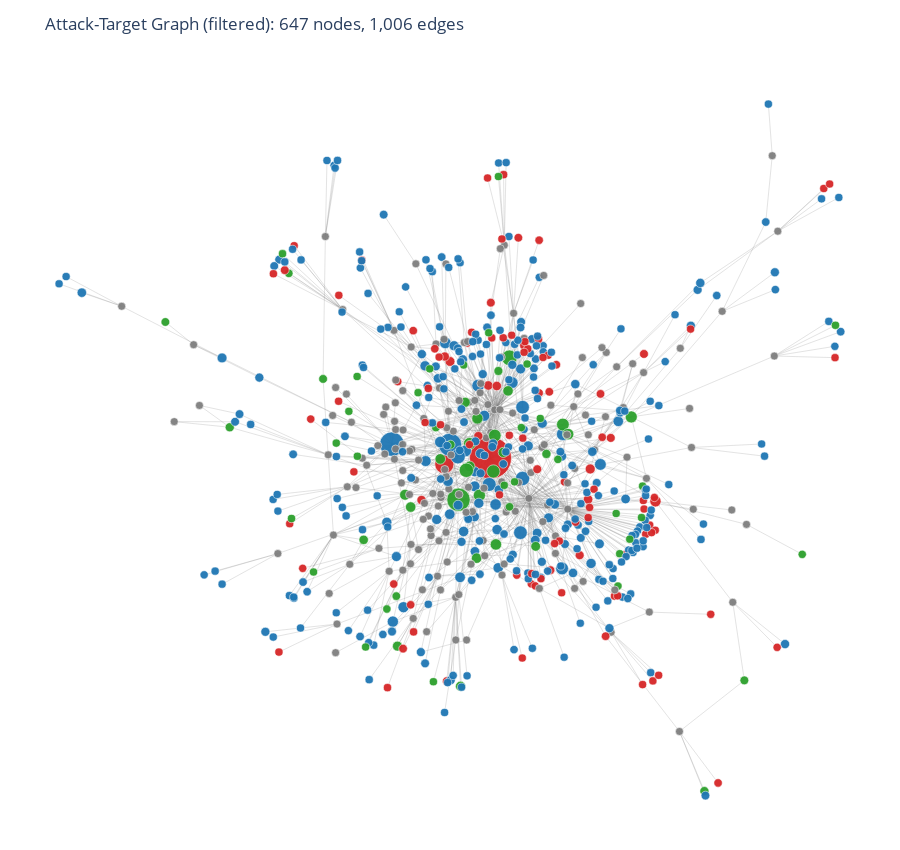

Notebook code cell kept with this figure:
### Code cell
if G.number_of_nodes() == 0:
    raise ValueError('Graph is empty after filtering. Lower MIN_EDGE_MENTION_COUNT or increase TOP_N_EDGES.')

# Spring layout
pos = nx.spring_layout(G, k=LAYOUT_K, seed=LAYOUT_SEED)

# Node sizing
node_mentions = pd.Series({n: G.nodes[n].get('mention_count', 1) for n in G.nodes()})
mn = node_mentions.min()
mx = node_mentions.max()

def scale_size(v, lo=MIN_NODE_SIZE, hi=MAX_NODE_SIZE):
    if mx == mn:
        return (lo + hi) / 2
    return lo + (v - mn) * (hi - lo) / (mx - mn)

# Colors by label
label_colors = {
    'PERSON': '#1f77b4',
    'ORG': '#d62728',
    'GPE': '#2ca02c',
    'SPONSOR_OR_UNMAPPED': '#7f7f7f',
}

def label_to_color(label):
    return label_colors.get(label, '#7f7f7f')

# Edge trace (single trace for speed)
edge_x=[]
edge_y=[]
for u,v,d in G.edges(data=True):
    x0,y0 = pos[u]
    x1,y1 = pos[v]
    edge_x.extend([x0, x1, None])
    edge_y.extend([y0, y1, None])

edge_trace = go.Scatter(
    x=edge_x,
    y=edge_y,
    line=dict(width=0.6, color='rgba(120,120,120,0.35)'),
    hoverinfo='none',
    mode='lines',
    showlegend=False
)

# Node trace
node_x=[]
node_y=[]
node_size=[]
node_color=[]
node_text=[]

for n in G.nodes():
    x,y = pos[n]
    meta = G.nodes[n]
    node_x.append(x)
    node_y.append(y)
    node_size.append(scale_size(meta.get('mention_count', 1)))
    node_color.append(label_to_color(meta.get('label_mode', 'SPONSOR_OR_UNMAPPED')))
    node_text.append(
        f"node={n}<br>label={meta.get('label_mode','SPONSOR_OR_UNMAPPED')}"
        f"<br>mentions={meta.get('mention_count',0):,}"
        f"<br>ads={meta.get('ad_count',0):,}"
        f"<br>sponsors={meta.get('sponsor_count',0):,}"
        f"<br>platforms={meta.get('platform_count',0):,}"
    )

node_trace = go.Scatter(
    x=node_x,
    y=node_y,
    mode='markers',
    hoverinfo='text',
    text=node_text,
    marker=dict(
        size=node_size,
        color=node_color,
        line=dict(width=0.7, color='rgba(255,255,255,0.8)'),
        opacity=0.95,
    ),
    showlegend=False
)

fig = go.Figure(data=[edge_trace, node_trace])
fig.update_layout(
    title=f"Attack-Target Graph (filtered): {G.number_of_nodes():,} nodes, {G.number_of_edges():,} edges",
    template='plotly_white',
    hovermode='closest',
    margin=dict(l=10, r=10, t=60, b=10),
    height=850,
    xaxis=dict(showgrid=False, zeroline=False, showticklabels=False),
    yaxis=dict(showgrid=False, zeroline=False, showticklabels=False),
)

fig

### Figure 1 — Plotly figure (JSON) as saved in the notebook; plotly's stock layout.template omitted (floating-point values rounded to 4 significant figures; data arrays with more than 128 entries replaced by an {"elided": "..."} marker saying what was removed)
{"data": [{"hoverinfo": "none", "line": {"color": "rgba(120,120,120,0.35)", "width": 0.6}, "mode": "lines", "showlegend": false, "type": "scatter", "x": {"elided": "3018 float values"}, "y": {"elided": "3018 float values"}}, {"hoverinfo": "text", "marker": {"color": {"elided": "647 str values"}, "line": {"color": "rgba(255,255,255,0.8)", "width": 0.7}, "opacity": 0.95, "size": {"elided": "647 float values"}}, "mode": "markers", "showlegend": false, "text": {"elided": "647 str values"}, "type": "scatter", "x": {"elided": "647 float values"}, "y": {"elided": "647 float values"}}], "layout": {"height": 850, "hovermode": "closest", "margin": {"b": 10, "l": 10, "r": 10, "t": 60}, "title": {"text": "Attack-Target Graph (filtered): 647 nodes, 1,006 edges"}, "xaxis": {"showgrid": false, "showticklabels": false, "zeroline": false}, "yaxis": {"showgrid": false, "showticklabels": false, "zeroline": false}}}
